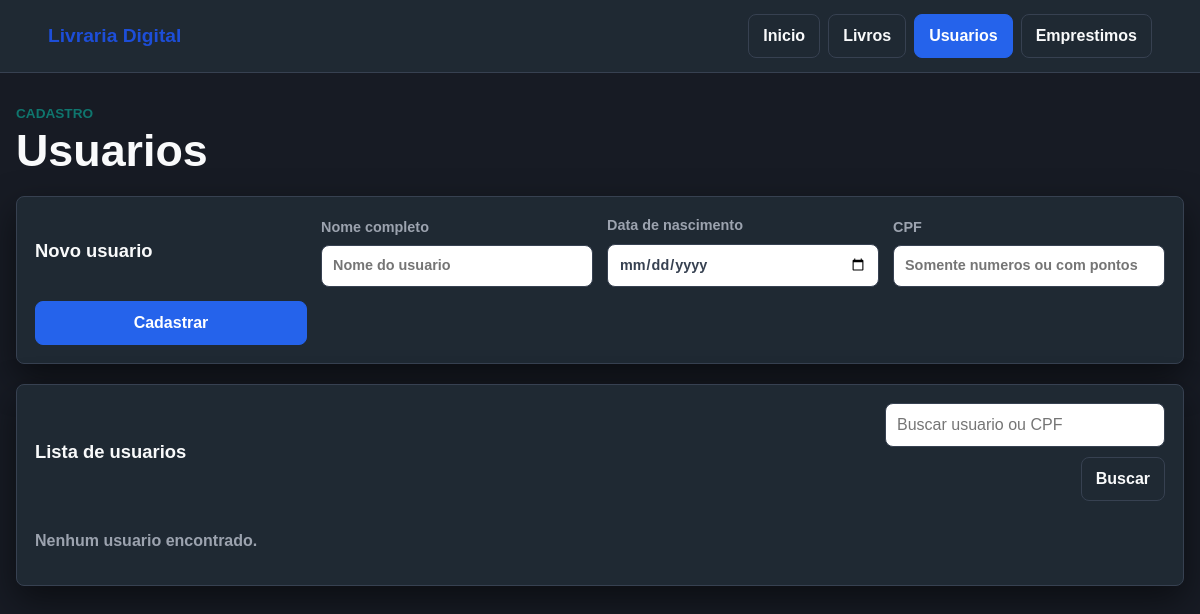
The page /usuarios on the database as committed earlier.
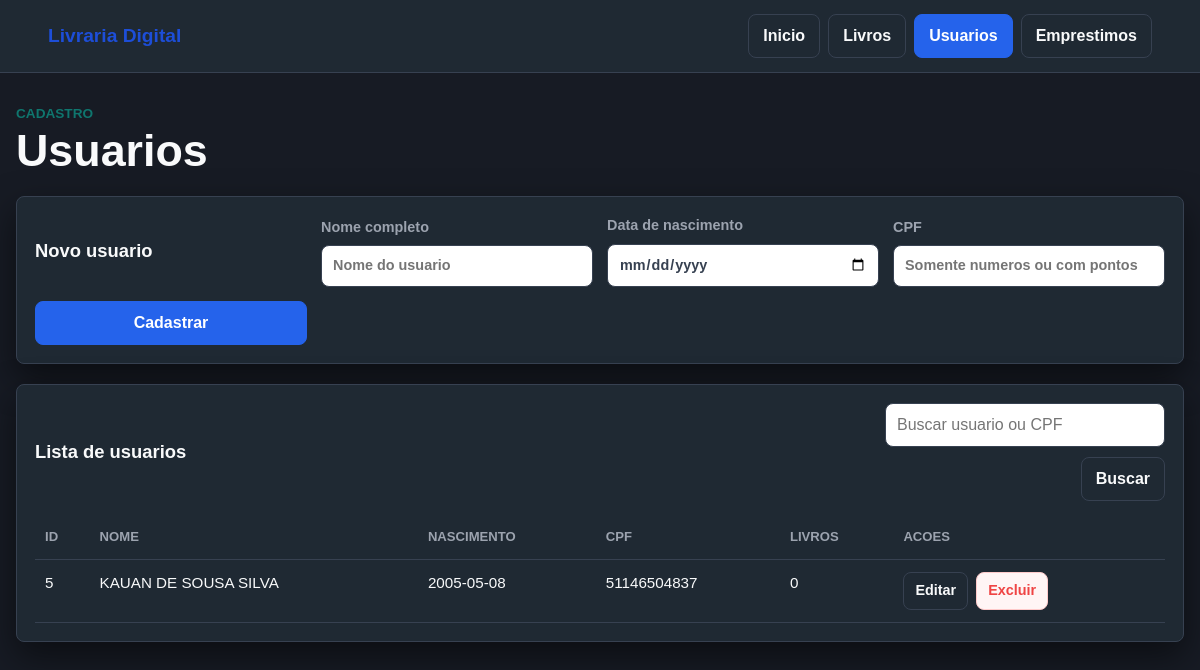
The same page on the database as committed later.
### tables this page shows
CREATE TABLE usuarios (
        id INTEGER PRIMARY KEY AUTOINCREMENT,
        nome_completo TEXT,
        data_nascimento TEXT,
        cpf TEXT,
        livros_emprestados INTEGER DEFAULT 0
    );

### app.py (the view, shortened to what this page needs)
@app.route("/usuarios", methods=["GET", "POST"])
def usuarios():
    busca = request.args.get("busca", "").strip()
    parametros = []
    sql = "SELECT * FROM usuarios WHERE 1 = 1"
    if busca:
        sql += " AND (nome_completo LIKE ? OR cpf LIKE ?)"
        termo = f"%{busca}%"
        parametros.extend([termo, termo])
    sql += " ORDER BY nome_completo ASC"
    lista_usuarios = consultar(sql, parametros)
    return render_template("usuarios.html", usuarios=lista_usuarios, busca=busca)

### Banco/db_config.py (called while the page is built)
def conectar():
    return sqlite3.connect(str(CAMINHO_BANCO))

### app.py (called while the page is built)
def consultar(sql, parametros=(), unico=False):
    conexao = conectar()
    conexao.row_factory = sqlite3.Row
    cursor = conexao.cursor()
    cursor.execute(sql, parametros)
    resultado = cursor.fetchone() if unico else cursor.fetchall()
    conexao.close()
    return resultado

@app.context_processor
def utilidades_templates():
    return {
        "rotulo_status_livro": lambda status: "Disponivel" if status == 1 else "Emprestado",
        "classe_status_livro": lambda status: "ok" if status == 1 else "alerta",
    }

### templates/usuarios.html (shortened to what this page needs)
{% extends "base.html" %}
{% block content %}
<section class="page-heading">
    <div>
        <span class="eyebrow">Cadastro</span>
        <h1>Usuarios</h1>
    </div>
</section>
<section class="form-band">
    <form method="post" class="grid-form">
        <h2>Novo usuario</h2>
        <label>
            Nome completo
            <input type="text" name="nome_completo" placeholder="Nome do usuario" required>
        </label>
        <label>
            Data de nascimento
            <input type="date" name="data_nascimento" required>
        </label>
        <label>
            CPF
            <input type="text" name="cpf" placeholder="Somente numeros ou com pontos" required>
        </label>
        <button class="button primary" type="submit">Cadastrar</button>
    </form>
</section>
<section class="panel">
    <div class="section-title">
        <h2>Lista de usuarios</h2>
        <form class="filters" method="get">
            <input type="search" name="busca" placeholder="Buscar usuario ou CPF" value="{{ busca }}">
            <button class="button" type="submit">Buscar</button>
        </form>
    </div>
    {% if usuarios %}
        <div class="table-wrap">
            <table>
                <thead>
                    <tr>
                        <th>ID</th>
                        <th>Nome</th>
                        <th>Nascimento</th>
                        <th>CPF</th>
                        <th>Livros</th>
                        <th>Acoes</th>
                    </tr>
                </thead>
                <tbody>
                    {% for usuario in usuarios %}
                        <tr>
                            <td>{{ usuario.id }}</td>
                            <td>{{ usuario.nome_completo }}</td>
                            <td>{{ usuario.data_nascimento }}</td>
                            <td>{{ usuario.cpf }}</td>
                            <td>{{ usuario.livros_emprestados }}</td>
                            <td class="row-actions">
                                <a class="button small" href="{{ url_for('editar_usuario', cpf=usuario.cpf) }}">Editar</a>
                                <form method="post" action="{{ url_for('excluir_usuario_web', cpf=usuario.cpf) }}">
                                    <button class="button danger small" type="submit">Excluir</button>
                                </form>
                            </td>
                        </tr>
                    {% endfor %}
                </tbody>
            </table>
        </div>
    {% else %}
        <p class="empty">Nenhum usuario encontrado.</p>
    {% endif %}
</section>
{% endblock %}

Rows that differ between the two databases and show on the page:
added usuarios: id "5", nome_completo "KAUAN DE SOUSA SILVA", data_nascimento "2005-05-08", cpf "51146504837", livros_emprestados "0"
Other text that changed with them:
text no longer shown: "Nenhum usuario encontrado."
text now shown: "ID NOME NASCIMENTO CPF LIVROS ACOES"
